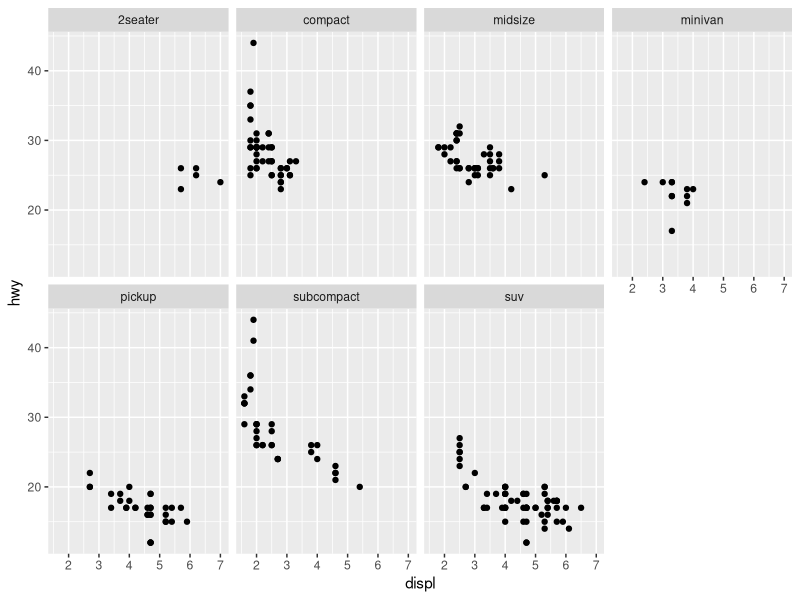
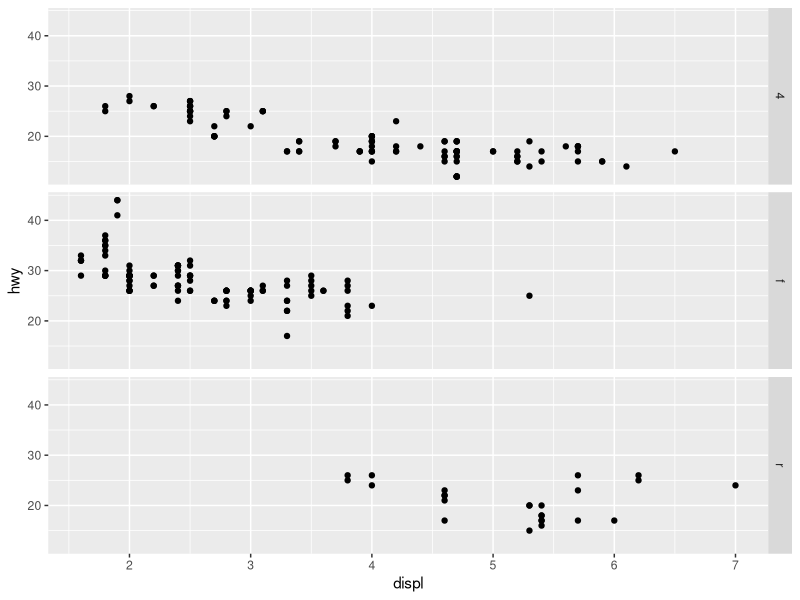
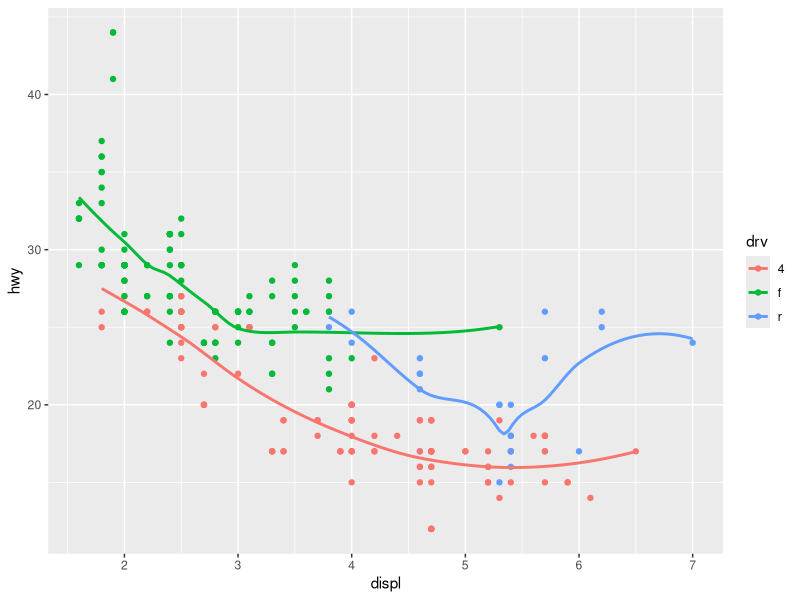
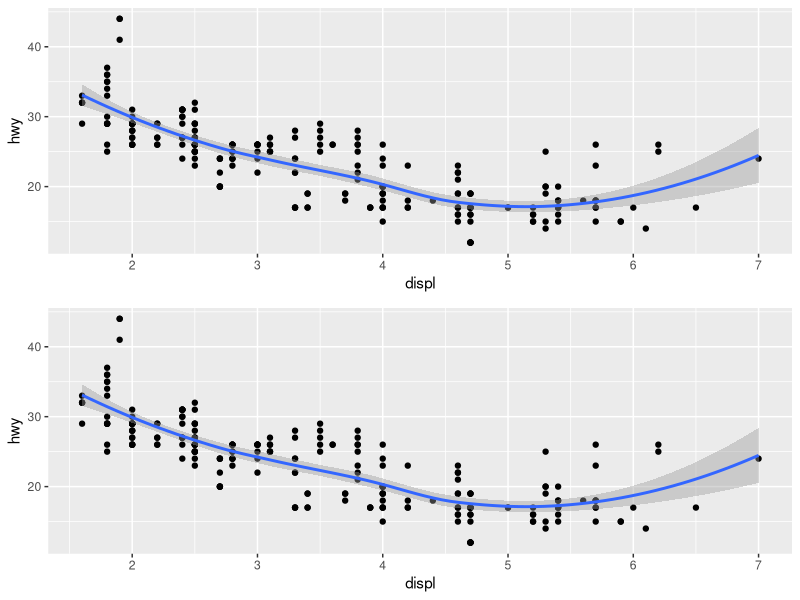
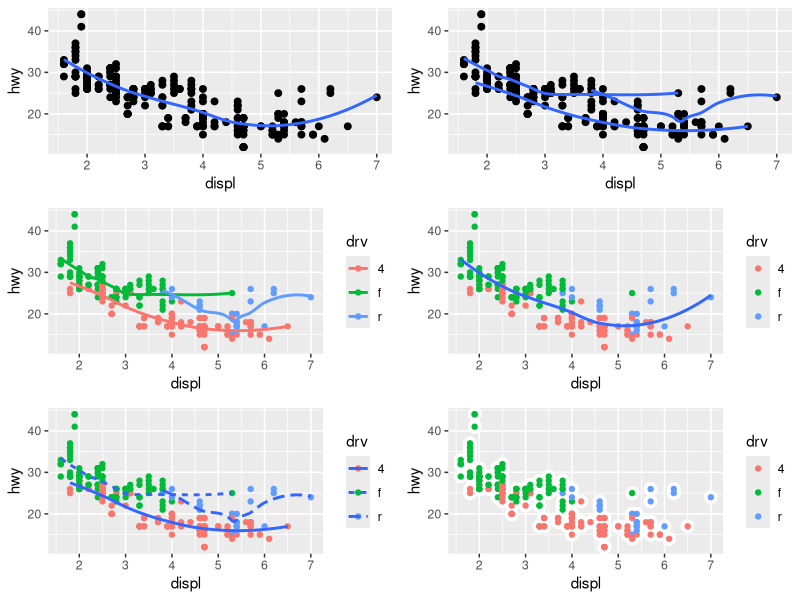

Here is the R script that generated these plots, in order:
library(tidyverse)
library(gridExtra)

str(mpg)

ggplot(data = mpg, mapping = aes(x = displ, y = hwy)) +
  geom_point() +
  facet_wrap(~ class, nrow = 2)

ggplot(data = mpg, mapping = aes(x = displ, y = hwy)) +
  geom_point() +
  facet_grid(drv ~ .)

if (FALSE) {"
 geom_line will make a line chart, geom_boxplot will make a boxplot, 
 geom_histogram will make a histogram, and geom_area will make an area chart.
"}

ggplot(data = mpg, mapping = aes(x = displ, y = hwy, color = drv)) + 
  geom_point() + 
  geom_smooth(se = FALSE)

if (FALSE) {"
  show.legend = FALSE removes the legend from the chart if one is created by default.
  If you remove it, then there's more space for the chart in the *grob*.
  I assume that Hadley removed it since there's limited space in r4ds with so many charts next to one another.
"}

if (FALSE) {"
  The se argument adds error bars to the lines produced by geom_smooth and stat_smooth geoms.
"}

if (FALSE) {"
  These should produce the same plot since the aesthetics mapping remain the same.
The only difference is that one plot defines the mapping in `ggplot()` and the other defines it in the
individual graphical layers.
"}

g1 <- ggplot(data = mpg, mapping = aes(x = displ, y = hwy)) + 
  geom_point() + 
  geom_smooth()

g2 <- ggplot() + 
  geom_point(data = mpg, mapping = aes(x = displ, y = hwy)) + 
  geom_smooth(data = mpg, mapping = aes(x = displ, y = hwy))

gridExtra::grid.arrange(g1, g2, nrow = 2)

g1 <- ggplot(data = mpg, aes(x = displ, y = hwy)) +
  geom_point(size = 2) +
  geom_smooth(se = FALSE)

g2 <- ggplot(data = mpg, aes(x = displ, y = hwy)) +
  geom_point(size = 2) +
  geom_smooth(data = filter(mpg, drv == "4"), se = FALSE) +
  geom_smooth(data = filter(mpg, drv == "f"), se = FALSE) +
  geom_smooth(data = filter(mpg, drv == "r"), se = FALSE)
              
g3 <- ggplot(data = mpg, aes(x = displ, y = hwy, color = drv)) +
  geom_point() +
  geom_smooth(se = FALSE)

g4 <- ggplot(data = mpg) +
  geom_point(aes(x = displ, y = hwy, color = drv)) +
  geom_smooth(aes(x = displ, y = hwy), 
              se = FALSE)

g5 <- ggplot(data = mpg) +
  geom_point(aes(x = displ, y = hwy, color = drv)) +
  geom_smooth(aes(x = displ, y = hwy, linetype = drv), 
              se = FALSE)

# g6 <- ggplot(data = mpg) +
#   geom_point(aes(x = displ, y = hwy, fill = "white", size = 2), show.legend = FALSE) +
#   geom_point(aes(x = displ, y = hwy, color = drv))
g6 <- ggplot(data = mpg, aes(x = displ, y = hwy, color = drv)) +
  geom_point(color = "white", size = 4) +
  geom_point() 

grid.arrange(g1, g2, g3, g4, g5, g6, nrow = 3)